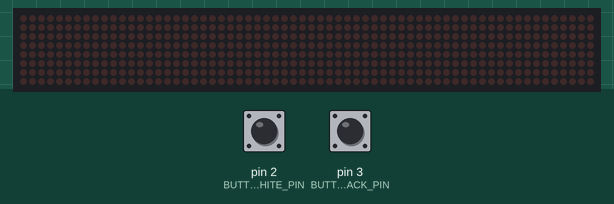
Simulated run of this program. Board: Arduino Nano, built with avr-gcc and run on an emulated ATmega328P. Shown: 64×8 LED matrix. Inputs (shaded band) come from the test bench; at power-on: pin 2 (BUTTON_WHITE_PIN) HIGH, pin 3 (BUTTON_BLACK_PIN) HIGH.

Above: at 1.2 s.
1.3 s: pin 2 (BUTTON_WHITE_PIN) pulled LOW for 0.15 s
At 1.9 s:
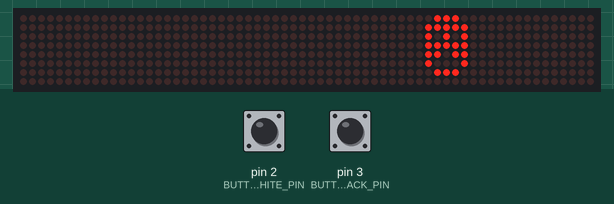
2.9 s: pin 3 (BUTTON_BLACK_PIN) pulled LOW for 0.15 s
At 4.2 s:
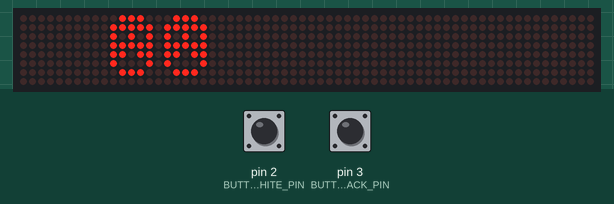
Timing chart, 0 to 5.9 s (numbered marks = the images above; inputs shaded):
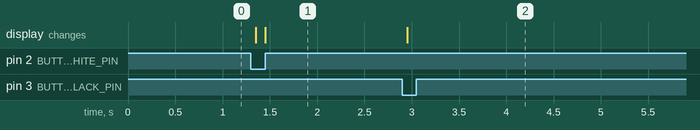

The program:

main.cpp
```cpp
// Including the required Arduino libraries
#include <MD_Parola.h>
#include <MD_MAX72xx.h>
#include <SPI.h>

#define HARDWARE_TYPE MD_MAX72XX::FC16_HW

// Defining size, and output pins
#define MAX_DEVICES 8
#define CS_PIN 10

// Two halves of the module chain, one per player's clock.
// If White/Black turn out swapped physically, swap these ranges.
#define ZONE_WHITE 0
#define ZONE_BLACK 1

// Button wiring: each button ends that player's turn (INPUT_PULLUP, active LOW)
#define BUTTON_WHITE_PIN 2
#define BUTTON_BLACK_PIN 3
#define DEBOUNCE_MS 50

// Create a new instance of the MD_Parola class with hardware SPI connection
MD_Parola myDisplay = MD_Parola(HARDWARE_TYPE, CS_PIN, MAX_DEVICES);

enum Player : uint8_t { WHITE = 0, BLACK = 1 };

// Chess clock state
unsigned long clockTimeLeft[2];     // ms remaining, indexed by Player
unsigned long clockLastShownSec[2]; // last rendered second, indexed by Player
Player activePlayer;
unsigned long activeLastTick;
bool clockRunning;

// Debounced button, tied to the player whose turn it ends
struct DebouncedButton {
  uint8_t pin;
  Player player;
  int stableState;
  int lastFlickerState;
  unsigned long lastChangeTime;
};

DebouncedButton buttons[2] = {
  { BUTTON_WHITE_PIN, WHITE, HIGH, HIGH, 0 },
  { BUTTON_BLACK_PIN, BLACK, HIGH, HIGH, 0 },
};

// Stopwatch variables
unsigned long stopwatchElapsed;
unsigned long stopwatchLastTick;
unsigned long stopwatchLastShownSec;

void startStopwatch() {
  stopwatchElapsed = 0;
  stopwatchLastTick = millis();
  stopwatchLastShownSec = ~0UL; // force first render
}

void renderText(
  const char* text,
  textPosition_t align = PA_CENTER,     // left/center/right alignment
  textEffect_t effect = PA_PRINT,       // PA_PRINT = static, PA_SCROLL_LEFT/RIGHT = scrolling
  uint16_t speed = 100,                 // lower is faster
  bool invert = false
) {
  myDisplay.setInvert(invert);

  Serial.println(text);

  if (effect == PA_PRINT) {
    // pause = 0xFFFF so text doesn't immediately clear
    myDisplay.displayText(text, align, speed, 0xFFFF, PA_PRINT, PA_NO_EFFECT);
  } else {
    myDisplay.displayScroll(text, align, effect, speed);
  }
}

void updateStopwatch() {
  unsigned long now = millis();
  stopwatchElapsed += now - stopwatchLastTick;
  stopwatchLastTick = now;

  unsigned long sec = stopwatchElapsed / 1000;
  if (sec == stopwatchLastShownSec) return; // only re-render on change, avoid flicker
  stopwatchLastShownSec = sec;

  char buf[6];  // MM:SS\0
  snprintf(buf, sizeof(buf), "%02lu:%02lu", sec / 60, sec % 60);
  renderText(buf, PA_CENTER, PA_PRINT);
}

// Pump the display to update animations
void pumpDisplay() {
  if (myDisplay.displayAnimate()) {
    myDisplay.displayReset();
  }
}

// Hold for a specified duration (in ms)
void holdFor(unsigned long ms) {
  unsigned long start = millis();
  while (millis() - start < ms) {
    pumpDisplay();
  }
}

void runStopwatchFor(unsigned long ms) {
  startStopwatch();
  unsigned long start = millis();
  while (millis() - start < ms) {
    updateStopwatch();
    pumpDisplay();
  }
}

// Render one player's remaining time into their half of the display
void renderClockZone(Player p) {
  unsigned long sec = clockTimeLeft[p] / 1000;
  char buf[6];  // MM:SS\0
  snprintf(buf, sizeof(buf), "%02lu:%02lu", sec / 60, sec % 60);
  uint8_t zone = (p == WHITE) ? ZONE_WHITE : ZONE_BLACK;
  // pause = 0xFFFF so text doesn't immediately clear
  myDisplay.displayZoneText(zone, buf, PA_CENTER, 100, 0xFFFF, PA_PRINT, PA_NO_EFFECT);
}

// Set both clocks to startMs and put White on the move
void initChessClock(unsigned long startMs) {
  clockTimeLeft[WHITE] = startMs;
  clockTimeLeft[BLACK] = startMs;
  activePlayer = WHITE;
  activeLastTick = millis();
  clockRunning = true;

  renderClockZone(WHITE);
  renderClockZone(BLACK);
  clockLastShownSec[WHITE] = clockTimeLeft[WHITE] / 1000;
  clockLastShownSec[BLACK] = clockTimeLeft[BLACK] / 1000;
}

// Count down the active player's clock only; the other side stays frozen
void updateActiveClock() {
  if (!clockRunning) return;

  unsigned long now = millis();
  unsigned long elapsed = now - activeLastTick;
  activeLastTick = now;

  if (clockTimeLeft[activePlayer] > elapsed) {
    clockTimeLeft[activePlayer] -= elapsed;
  } else {
    clockTimeLeft[activePlayer] = 0;
    clockRunning = false; // flag fell
  }

  unsigned long sec = clockTimeLeft[activePlayer] / 1000;
  if (sec == clockLastShownSec[activePlayer]) return; // only re-render on change, avoid flicker
  clockLastShownSec[activePlayer] = sec;

  renderClockZone(activePlayer);
}

// End the active player's turn and hand the move to the other side
void switchTurn() {
  unsigned long now = millis();
  unsigned long elapsed = now - activeLastTick;
  if (clockTimeLeft[activePlayer] > elapsed) {
    clockTimeLeft[activePlayer] -= elapsed;
  } else {
    clockTimeLeft[activePlayer] = 0;
  }
  renderClockZone(activePlayer); // lock in the finished player's final time
  clockLastShownSec[activePlayer] = clockTimeLeft[activePlayer] / 1000;

  activePlayer = (activePlayer == WHITE) ? BLACK : WHITE;
  activeLastTick = now;
  clockLastShownSec[activePlayer] = ~0UL; // force immediate render for the newly active side
}

// Returns true exactly once per confirmed button press (active LOW)
bool wasPressed(DebouncedButton &btn) {
  int reading = digitalRead(btn.pin);

  if (reading != btn.lastFlickerState) {
    btn.lastChangeTime = millis();
    btn.lastFlickerState = reading;
  }

  if ((millis() - btn.lastChangeTime) > DEBOUNCE_MS && reading != btn.stableState) {
    btn.stableState = reading;
    return btn.stableState == LOW;
  }

  return false;
}

void loop() {
  for (uint8_t i = 0; i < 2; i++) {
    if (wasPressed(buttons[i]) && buttons[i].player == activePlayer && clockRunning) {
      switchTurn();
    }
  }

  updateActiveClock();
  pumpDisplay();
}

void setup() {
  // Initialize serial so the laptop can read what's being sent to the display
  Serial.begin(9600);

  pinMode(BUTTON_WHITE_PIN, INPUT_PULLUP);
  pinMode(BUTTON_BLACK_PIN, INPUT_PULLUP);

  // Split the module chain into two independently-animated zones
  myDisplay.begin(2);
  myDisplay.setZone(ZONE_WHITE, 0, 3); // first 4 modules
  myDisplay.setZone(ZONE_BLACK, 4, 7); // last 4 modules

  // Set the intensity (brightness) of the display (0-15)
  myDisplay.setIntensity(8);

  initChessClock(5UL * 60 * 1000); // 5 min per side
}
```

Measured:
- after the input at 1.3 s, the display: first changes after 0.05 s (image 1 shows a later state)
- after the input at 2.9 s, the display: changes after 0.05 s (image 2)
